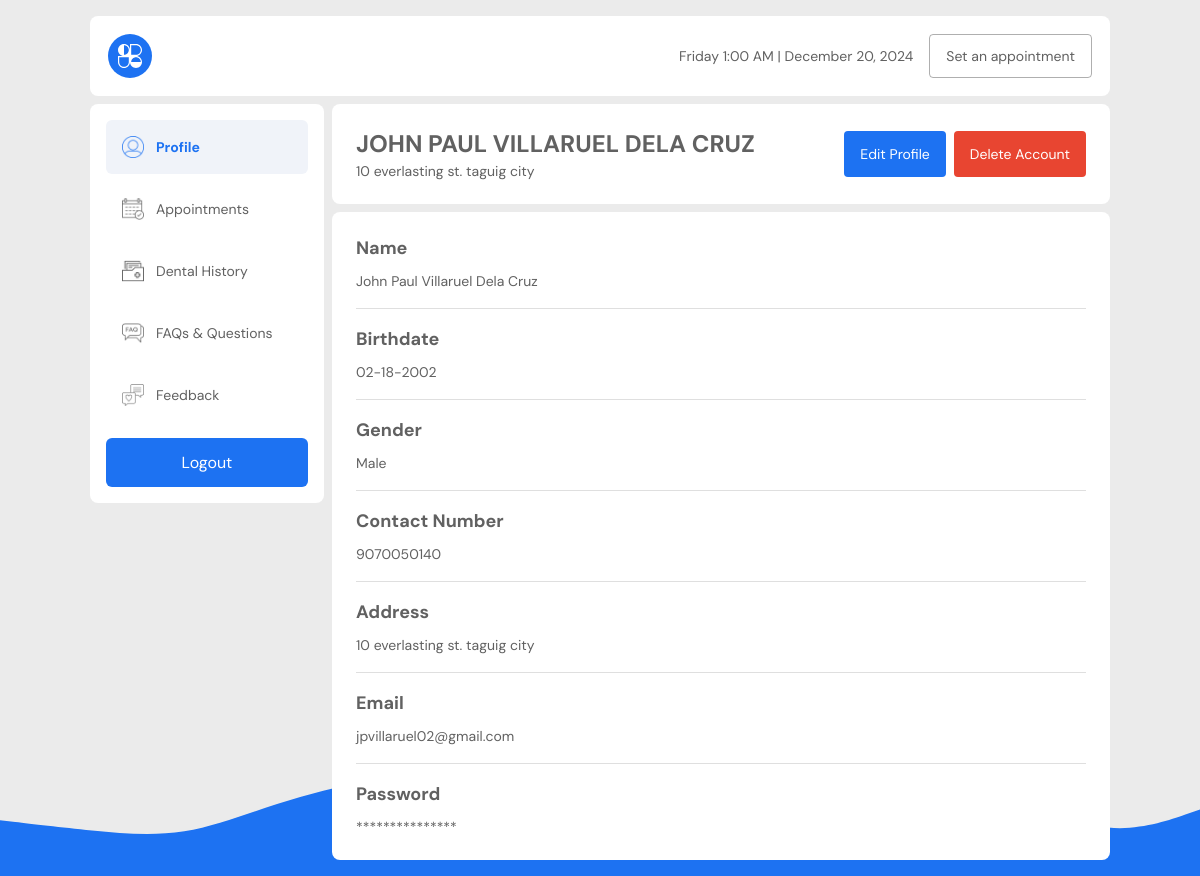
The page /user_pages/profile.php (signed in) on the database as committed earlier.
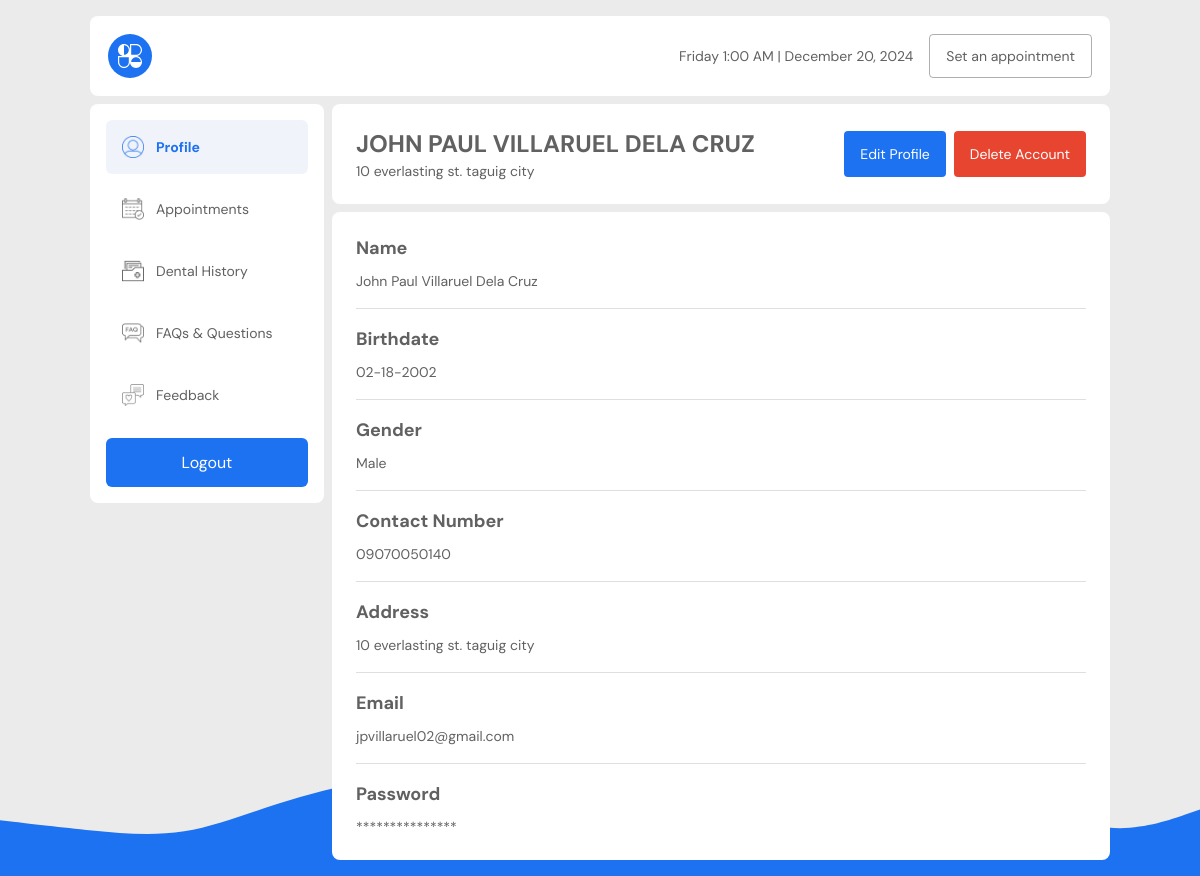
The same page on the database as committed later.
### tables this page shows
CREATE TABLE `users` (
  `user_id` varchar(100) NOT NULL,
  `first_name` varchar(255) NOT NULL,
  `middle_name` varchar(255) NOT NULL,
  `last_name` varchar(255) NOT NULL,
  `suffix` varchar(100) NOT NULL,
  `birthdate` date NOT NULL,
  `gender` set('male','female') DEFAULT NULL,
  `email` varchar(255) NOT NULL,
  `contact` varchar(11) NOT NULL,
  `address` varchar(255) DEFAULT NULL,
  `pass` varchar(255) NOT NULL,
  `label` varchar(100) NOT NULL,
  `account_activation_hash` varchar(64) DEFAULT NULL,
  `created_at` timestamp NOT NULL DEFAULT current_timestamp() ON UPDATE current_timestamp()
);

### user_pages/profile.php (the view, shortened to what this page needs)
<?php
require_once '../includes/dbh.inc.php';
$user_id = $_SESSION['user_id'];
$user_query = "SELECT * FROM users WHERE user_id = ?";
$stmt = $conn->prepare($user_query); $stmt->bind_param("s", $user_id);
$stmt->execute(); $result = $stmt->get_result(); ?>
<!DOCTYPE html>
<html lang="en">
  <head>
    <link rel="stylesheet" href="../src/dist/styles.css" />
  </head>
  <body class="user__page">
    <main class="user__main">
      <?php include('includes/nav.php'); ?>
      <section class="user-contents">
        <?php include('includes/sidenav.php'); ?>
        <?php if($row= $result->fetch_assoc() ) { ?>
        <div class="user-profile">
          <div class="user-profile__header">
            <div class="user-profile__info">
              <h1 class="user-profile__name"><?php echo $row["first_name"] ." ". $row["middle_name"] ." ". $row["last_name"] ." ". $row["suffix"] ?></h1>
              <p class="user-profile__address">
                <?php if(strlen($row["address"])===0) { ?>
                  No Address
                  <?php }else {
                    echo $row["address"];
                  } ?>
              </p>
            </div>
            <div class="user-profile__actions">
              <button class="user-profile__edit-btn" id="edit-btn">
                <a href="includes/edit_profile.php">
                  Edit Profile
                </a>
              </button>
              <button class="user-profile__delete-btn" id="delete-btn">
                Delete Account
              </button>
            </div>
          </div>
          <ul class="user-profile__details">
            <li class="user-profile__detail-item">
              <p class="user-profile__detail-label">Name</p>
              <p class="user-profile__detail-value"><?php echo $row["first_name"] ." ". $row["middle_name"] ." ". $row["last_name"] ." ". $row["suffix"] ?></p>
            </li>
            <li class="user-profile__detail-item">
              <p class="user-profile__detail-label">Birthdate</p>
                <?php
                    $date = DateTime::createFromFormat('Y-m-d', $row['birthdate']);
                    $formattedBirthDate = $date->format('m-d-Y');
                ?>
              <p class="user-profile__detail-value">
              <?php if($row['birthdate'] === "0000-00-00"){?>
                  N/a
                  <?php } else{
                    echo $formattedBirthDate;
                  }?>
              </p>
            </li>
            <li class="user-profile__detail-item">
              <p class="user-profile__detail-label">Gender</p>
              <p class="user-profile__detail-value">
              <?php if(strlen($row["gender"])===0) { ?>
                  N/a
                  <?php }else {
                    echo ucfirst($row["gender"]);
                  } ?>
              </p>
            </li>
            <li class="user-profile__detail-item">
              <p class="user-profile__detail-label">Contact Number</p>
              <p class="user-profile__detail-value"><?php echo $row["contact"]; ?></p>
            </li>
            <li class="user-profile__detail-item">
              <p class="user-profile__detail-label">Address</p>
              <p class="user-profile__detail-value">
                 <?php if(strlen($row["address"])===0) { ?>
                  No Address
                  <?php }else {
                    echo $row["address"];
                  } ?>
              </p>
            </li>
            <li class="user-profile__detail-item">
              <p class="user-profile__detail-label">Email</p>
              <p class="user-profile__detail-value"><?php echo $row["email"]; ?></p>
            </li>
            <li class="user-profile__detail-item">
              <p class="user-profile__detail-label">Password</p>
              <p class="user-profile__detail-value">***************</p>
            </li>
          </ul>
        </div>
        <?php } ?>
      </section>
    </main>
  </body>
</html>

Rows that differ between the two databases and show on the page:
changed users "JOHN PAUL": contact "9070050140" → "09070050140"
